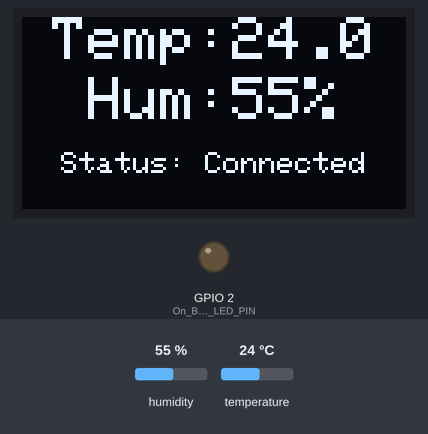
Simulated run of this sketch. Board: ESP32. On the bench: 128×64 one-colour display, output pins drawn as LEDs (lit = HIGH). The test bench sets the inputs (shaded band); at power-on: humidity 55 %, temperature 24 °C. WiFi joins after 1.5 s; servers stay silent unless stated; the display library's start-up logo is not drawn; uploads are accepted with an empty reply; what the sketch prints to the serial monitor is not drawn.

Above: at 10.2 s.
10.3 s: humidity set to 22 %
At 23.2 s:
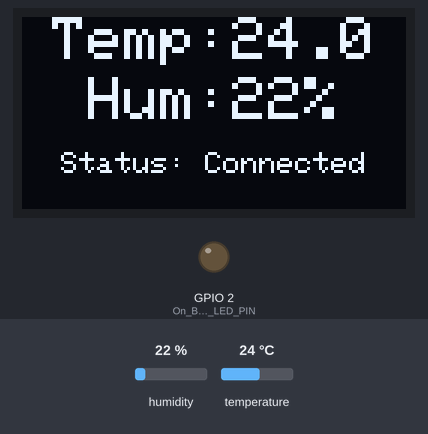
23.6 s: temperature set to 12 °C
At 35.3 s:
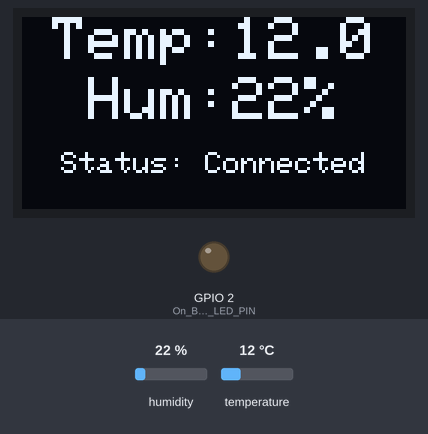
35.6 s: humidity set to 40 %
At 47.5 s:
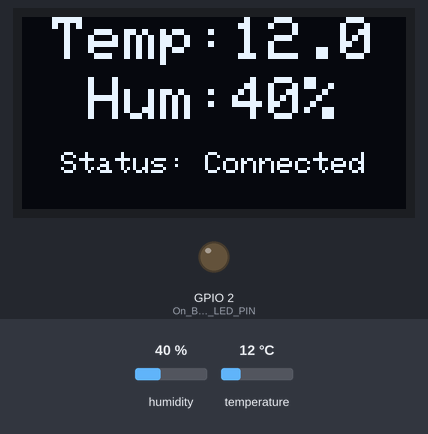
47.8 s: temperature set to 19 °C
At 59.8 s:
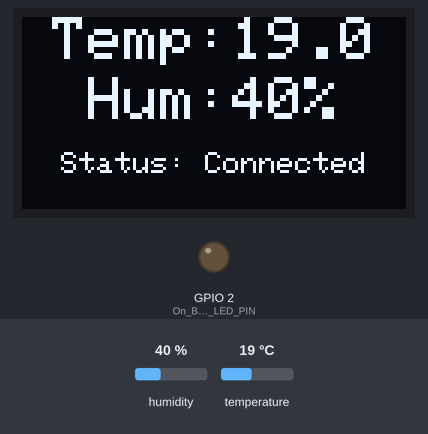
Timing chart, 0 to 61.1 s (numbered marks = the images above; inputs shaded):
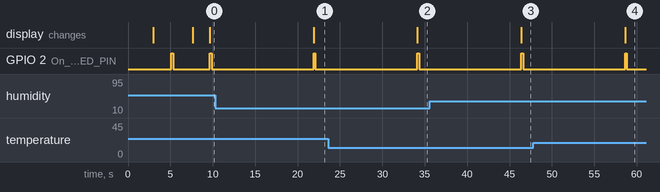

The sketch:

ESP32Script.ino
```cpp
#include "WiFi.h"
#include <HTTPClient.h>
#include "DHT.h"
#include <Adafruit_GFX.h>
#include <Adafruit_SSD1306.h>

// Defining LED PINs on the ESP32 Board.
#define On_Board_LED_PIN  2

// Defines the DHT22 PIN and DHT sensor type.
#define DHTPIN  5
#define DHTTYPE DHT22

// OLED display parameters
#define SCREEN_WIDTH 128 // OLED display width, in pixels
#define SCREEN_HEIGHT 64 // OLED display height, in pixels
#define OLED_RESET     -1 // Reset pin # (or -1 if sharing Arduino reset pin)
Adafruit_SSD1306 display(SCREEN_WIDTH, SCREEN_HEIGHT, &Wire, OLED_RESET);

// WiFi credentials
const char* ssid = "DB03IDialog1-24BA";  //--> Your wifi name
const char* password = "32071749"; //--> Your wifi password
const char* Room_No = "Store 2";

int Check = 1;
int logo = 1;

const unsigned char myBitmap[] PROGMEM = {
	0xff, 0xff, 0xff, 0xff, 0xff, 0xff, 0xff, 0xff, 0xff, 0xff, 0xff, 0xff, 0xff, 0xff, 0xff, 0xff,
	0xff, 0xff, 0xff, 0xff, 0xff, 0xff, 0xff, 0xff, 0xff, 0xff, 0xff, 0xff, 0xff, 0xff, 0xff, 0xff,
	0xff, 0xff, 0xff, 0xff, 0xff, 0xff, 0xff, 0xff, 0xff, 0xff, 0xff, 0xff, 0xff, 0xff, 0xff, 0xff,
	0xff, 0xff, 0xff, 0xff, 0xff, 0xff, 0xff, 0xff, 0xff, 0xff, 0xff, 0xff, 0xf9, 0xff, 0xff, 0xff,
	0xff, 0xff, 0xff, 0xff, 0xff, 0xff, 0xff, 0xff, 0xff, 0xff, 0xff, 0xff, 0xf7, 0xff, 0xff, 0xff,
	0xff, 0xff, 0xff, 0xff, 0xff, 0xff, 0xff, 0xff, 0xff, 0xff, 0xff, 0xff, 0xd3, 0xff, 0xff, 0xff,
	0xff, 0xff, 0xff, 0xff, 0xff, 0xff, 0xff, 0xff, 0xff, 0xff, 0xff, 0xff, 0xe3, 0xff, 0xff, 0xff,
	0xff, 0xff, 0xff, 0xff, 0xff, 0xff, 0xff, 0xff, 0xff, 0xff, 0xff, 0xff, 0xc7, 0xff, 0xff, 0xff,
	0xff, 0xff, 0xff, 0xff, 0xff, 0xff, 0xff, 0xff, 0xff, 0xff, 0xff, 0xff, 0x87, 0xff, 0xff, 0xff,
	0xff, 0xff, 0xff, 0xff, 0xff, 0xff, 0xff, 0xff, 0xff, 0xff, 0xff, 0xff, 0x0f, 0xff, 0xff, 0xff,
	0xff, 0xff, 0xff, 0xff, 0xff, 0xff, 0xff, 0xff, 0xff, 0xff, 0xff, 0xfc, 0x1f, 0xff, 0xff, 0xff,
	0xff, 0xff, 0xff, 0xff, 0xff, 0xff, 0xff, 0xff, 0xff, 0xff, 0xff, 0xe0, 0x3f, 0xff, 0xff, 0xff,
	0xff, 0xff, 0xff, 0xff, 0xff, 0xff, 0xff, 0xff, 0xff, 0xff, 0xfc, 0x01, 0xff, 0xff, 0xff, 0xff,
	0xff, 0xff, 0xff, 0xff, 0xff, 0xff, 0xff, 0xff, 0xff, 0xff, 0xc0, 0x07, 0xff, 0xff, 0xff, 0xff,
	0xff, 0xff, 0xff, 0xff, 0xff, 0xff, 0xff, 0xff, 0xff, 0xe4, 0x00, 0x1f, 0xff, 0xff, 0xff, 0xff,
	0xff, 0xff, 0xff, 0xff, 0xff, 0xff, 0xff, 0xff, 0xfe, 0x30, 0x00, 0x7f, 0xff, 0xff, 0xff, 0xff,
	0xff, 0xff, 0xff, 0xff, 0xff, 0xff, 0xff, 0xff, 0xf0, 0x40, 0x01, 0xff, 0xff, 0xff, 0xff, 0xff,
	0xff, 0xff, 0xff, 0xff, 0xff, 0xff, 0xff, 0xff, 0xc1, 0x80, 0x03, 0x7f, 0xff, 0xff, 0xff, 0xff,
	0xff, 0xff, 0xff, 0xff, 0xff, 0xff, 0xff, 0xff, 0x03, 0x00, 0x06, 0x7f, 0xff, 0xff, 0xff, 0xff,
	0xff, 0xff, 0xff, 0xff, 0xff, 0xff, 0xff, 0xfe, 0x06, 0x00, 0x06, 0x7f, 0xff, 0xff, 0xff, 0xff,
	0xff, 0xff, 0xff, 0xff, 0xff, 0xff, 0xff, 0xfc, 0x0c, 0x00, 0x0c, 0x7f, 0xff, 0xff, 0xff, 0xff,
	0xff, 0xff, 0xff, 0xff, 0xff, 0xff, 0xff, 0xf0, 0x18, 0x00, 0x1c, 0x7f, 0xff, 0xff, 0xff, 0xff,
	0xff, 0xff, 0xff, 0xff, 0xff, 0xff, 0xff, 0xe0, 0x30, 0x00, 0x18, 0x7f, 0xff, 0xff, 0xff, 0xff,
	0xff, 0xff, 0xff, 0xff, 0xff, 0xff, 0xff, 0xc0, 0x70, 0x00, 0x38, 0x7f, 0xff, 0xff, 0xff, 0xff,
	0xff, 0xff, 0xff, 0xff, 0xff, 0xff, 0xff, 0x80, 0xe0, 0x00, 0x30, 0x7f, 0xff, 0xff, 0xff, 0xff,
	0xff, 0xff, 0xff, 0xff, 0xff, 0xff, 0xff, 0x01, 0xc0, 0x00, 0x70, 0x7f, 0xff, 0xff, 0xff, 0xff,
	0xff, 0xff, 0xff, 0xff, 0xff, 0xff, 0xfc, 0x03, 0x80, 0x00, 0xe0, 0xff, 0xff, 0xff, 0xff, 0xff,
	0xff, 0xff, 0xff, 0xff, 0xff, 0xff, 0xf8, 0x0e, 0x00, 0x01, 0xc0, 0xff, 0xff, 0xff, 0xff, 0xff,
	0xff, 0xff, 0xff, 0xff, 0xff, 0xff, 0xe0, 0x3c, 0x00, 0x07, 0x81, 0xff, 0xff, 0xff, 0xff, 0xff,
	0xff, 0xff, 0xff, 0xff, 0xff, 0xff, 0x81, 0xf0, 0x00, 0x0f, 0x03, 0xff, 0xff, 0xff, 0xff, 0xff,
	0xff, 0xff, 0xff, 0xff, 0xff, 0xfc, 0x07, 0xc0, 0x00, 0x3c, 0x07, 0xff, 0xff, 0xff, 0xff, 0xff,
	0xff, 0xff, 0xff, 0xff, 0xff, 0xe0, 0x7f, 0x00, 0x01, 0xf0, 0x1f, 0xff, 0xff, 0xff, 0xff, 0xff,
	0xff, 0xff, 0xff, 0xff, 0xfe, 0x0f, 0xf8, 0x00, 0x07, 0xc0, 0x7f, 0xff, 0xff, 0xff, 0xff, 0xff,
	0xff, 0xff, 0xff, 0xff, 0xff, 0xff, 0xe0, 0x00, 0x7f, 0x03, 0xff, 0xff, 0xff, 0xff, 0xff, 0xff,
	0xff, 0xff, 0xff, 0xff, 0xff, 0xff, 0x00, 0x03, 0xf8, 0xff, 0xff, 0xff, 0xff, 0xff, 0xff, 0xff,
	0xff, 0xff, 0xff, 0xff, 0xff, 0xf0, 0x00, 0x3f, 0xff, 0xff, 0xff, 0xff, 0xff, 0xff, 0xff, 0xff,
	0xff, 0xff, 0xff, 0xff, 0xff, 0x00, 0x0f, 0xff, 0xff, 0xff, 0xff, 0xff, 0xff, 0xff, 0xff, 0xff,
	0xff, 0xff, 0xff, 0xff, 0xc0, 0x03, 0xff, 0xff, 0xff, 0xff, 0xff, 0xff, 0xff, 0xff, 0xff, 0xff,
	0xff, 0xff, 0xff, 0x80, 0x7f, 0xff, 0xff, 0xff, 0xff, 0xff, 0xff, 0xff, 0xff, 0xff, 0xff, 0xff,
	0xff, 0xff, 0xff, 0xff, 0xff, 0xff, 0xff, 0xff, 0xff, 0xff, 0xff, 0xff, 0xff, 0xff, 0xff, 0xff,
	0xff, 0xfc, 0x03, 0xff, 0xe3, 0x8f, 0xff, 0xff, 0xff, 0xfc, 0xff, 0xff, 0xff, 0xff, 0xff, 0xff,
	0xff, 0xf1, 0xff, 0xff, 0xf3, 0x8f, 0xff, 0xff, 0xff, 0xfc, 0xff, 0xff, 0xff, 0xff, 0xff, 0xff,
	0xff, 0xf3, 0xff, 0xff, 0xff, 0x8f, 0xff, 0xff, 0xff, 0xfc, 0xff, 0xff, 0xff, 0xff, 0xff, 0xff,
	0xff, 0xf1, 0xff, 0xe0, 0xf3, 0x8f, 0xcf, 0x1c, 0x60, 0x3c, 0xf9, 0xf3, 0x87, 0x10, 0x0f, 0xff,
	0xff, 0xf8, 0x7f, 0xe3, 0xf3, 0x8f, 0xff, 0x8e, 0x1f, 0x9c, 0xe7, 0xff, 0xe3, 0x0f, 0xc7, 0xff,
	0xff, 0xff, 0x07, 0xe3, 0xf3, 0x8f, 0xff, 0x8e, 0x7f, 0x9c, 0x8f, 0xff, 0xe3, 0x1f, 0xe7, 0xff,
	0xff, 0xff, 0xc1, 0xe7, 0xf3, 0x8f, 0xf8, 0x0c, 0x7f, 0x9c, 0x1f, 0xfe, 0x03, 0x1f, 0xe7, 0xff,
	0xff, 0xff, 0xf0, 0xe7, 0xe3, 0x9f, 0x87, 0x8c, 0xff, 0x98, 0x8f, 0xe3, 0xe7, 0x3f, 0xe7, 0xff,
	0xff, 0xff, 0xf8, 0xc7, 0xe3, 0x9f, 0x3f, 0x9c, 0xff, 0x98, 0xc7, 0xcf, 0xe7, 0x3f, 0xc7, 0xff,
	0xff, 0xef, 0xf8, 0xc7, 0xe3, 0x9f, 0x3f, 0x9c, 0xff, 0x98, 0xe3, 0x8f, 0xe7, 0x3f, 0xc7, 0xff,
	0xff, 0xf1, 0xc3, 0xc7, 0xe3, 0x80, 0x9d, 0x9c, 0xff, 0x98, 0xf9, 0xc7, 0x67, 0x3f, 0xc7, 0xff,
	0xff, 0xfc, 0x0f, 0xe7, 0xf3, 0xff, 0x0f, 0xdc, 0xff, 0xdc, 0xfc, 0xe1, 0xe7, 0x3f, 0xe7, 0xff,
	0xff, 0xff, 0xff, 0xff, 0xff, 0xff, 0xff, 0xff, 0xff, 0xff, 0xff, 0xff, 0xff, 0xff, 0xff, 0xff,
	0xff, 0xff, 0xff, 0xff, 0xff, 0xff, 0xee, 0xfe, 0xff, 0xff, 0xff, 0xff, 0xff, 0xff, 0xff, 0xff,
	0xff, 0xff, 0xff, 0xff, 0xff, 0xff, 0xe7, 0xeb, 0xa7, 0x9b, 0xff, 0xff, 0xff, 0xff, 0xff, 0xff,
	0xff, 0xff, 0xff, 0xff, 0xff, 0xff, 0xd6, 0xba, 0xba, 0xd7, 0xff, 0xff, 0xff, 0xff, 0xff, 0xff,
	0xff, 0xff, 0xff, 0xff, 0xff, 0xff, 0xba, 0xba, 0xba, 0x7c, 0xff, 0xff, 0xff, 0xff, 0xff, 0xff,
	0xff, 0xff, 0xff, 0xff, 0xff, 0xff, 0xfa, 0xbe, 0xbb, 0x7f, 0xff, 0xff, 0xff, 0xff, 0xff, 0xff,
	0xff, 0xff, 0xff, 0xff, 0xff, 0xff, 0xff, 0xff, 0xff, 0xff, 0xff, 0xff, 0xff, 0xff, 0xff, 0xff,
	0xff, 0xff, 0xff, 0xff, 0xff, 0xff, 0xff, 0xff, 0xff, 0xff, 0xff, 0xff, 0xff, 0xff, 0xff, 0xff,
	0xff, 0xff, 0xff, 0xff, 0xff, 0xff, 0xff, 0xff, 0xff, 0xff, 0xff, 0xff, 0xff, 0xff, 0xff, 0xff,
	0xff, 0xff, 0xff, 0xff, 0xff, 0xff, 0xff, 0xff, 0xff, 0xff, 0xff, 0xff, 0xff, 0xff, 0xff, 0xff,
	0xff, 0xff, 0xff, 0xff, 0xff, 0xff, 0xff, 0xff, 0xff, 0xff, 0xff, 0xff, 0xff, 0xff, 0xff, 0xff,
	0xff, 0xff, 0xff, 0xff, 0xff, 0xff, 0xff, 0xff, 0xff, 0xff, 0xff, 0xff, 0xff, 0xff, 0xff, 0xff
};

// Google Sheets script URL
String Web_App_URL = "https://script.google.com/macros/s/AKfycbwCvf5gUXhVz8xE-kkOVkyb6XBuO2Pt0bVk_uJGl78rnIU2OG5FSG57p1vT-6oMBMHEOQ/exec";
//"https://script.google.com/macros/s/AKfycbyB4HMbIVOidgWYHE0Wo1qe3x7-KamI6EMPdX8U_6skZoLohYrui-kEfwXMvzSwWvsXYQ/exec";
//https://script.google.com/macros/s/AKfycbwCvf5gUXhVz8xE-kkOVkyb6XBuO2Pt0bVk_uJGl78rnIU2OG5FSG57p1vT-6oMBMHEOQ/exec

String Status_Read_Sensor = "";
String Network_Status = "Connecting..."; // Default status
float Temp;
int Humd;

int ttl = 0;

// Initialize DHT as dht22
DHT dht22(DHTPIN, DHTTYPE);

// Function to center-align text on the OLED display
void displayCenteredText(const char* text, int y) {
  int16_t x1, y1;
  uint16_t width, height;
  display.getTextBounds(text, 0, y, &x1, &y1, &width, &height);
  int16_t x = (SCREEN_WIDTH - width) / 2;
  display.setCursor(x, y);
  display.print(text);
}

// Subroutine for getting temperature and humidity data from the DHT22 sensor
void Getting_DHT22_Sensor_Data() {
  Humd = dht22.readHumidity();
  Temp = dht22.readTemperature();

  if (isnan(Humd) || isnan(Temp)) {
    Serial.println(F("Failed to read from DHT sensor!"));
    Status_Read_Sensor = "Failed";
    Temp = 0.00;
    Humd = 0;
  } else {
    Status_Read_Sensor = "Success";
  }
}

// Function to update the OLED display
void updateDisplay() {
  // Update OLED display
  if(logo = 1){
    display.clearDisplay();
    display.drawBitmap(0, 0, myBitmap, SCREEN_WIDTH, SCREEN_HEIGHT, WHITE);
    delay(2000);
    logo = 0;
  }

  display.clearDisplay();
  // Display temperature and humidity centered
  display.setTextSize(2);
  display.setTextColor(SSD1306_WHITE);
  char tempStr[10];
  snprintf(tempStr, sizeof(tempStr), "Temp:%.2fC", Temp);
  displayCenteredText(tempStr, 0);

  char humdStr[16];
  snprintf(humdStr, sizeof(humdStr), "Hum:%d%%", Humd);
  displayCenteredText(humdStr, 20);

  // Display network status centered on the third line
  display.setTextSize(1);
  char statusStr[32];
  snprintf(statusStr, sizeof(statusStr), "Status: %s", Network_Status.c_str());
  displayCenteredText(statusStr, 45);

  display.display();
}

// Function to connect to WiFi
void connectToWiFi() {
  Serial.print("Connecting to ");
  Serial.println(ssid);
  WiFi.begin(ssid, password);

  int connecting_process_timed_out = 20; //--> 20 = 20 seconds.
  connecting_process_timed_out = connecting_process_timed_out * 2;
  while (WiFi.status() != WL_CONNECTED) {
    Serial.print(".");
    digitalWrite(On_Board_LED_PIN, HIGH);
    delay(250);
    digitalWrite(On_Board_LED_PIN, LOW);
    delay(250);

    // Update display while trying to connect
    Network_Status = "Connecting...";
    updateDisplay();

    if (connecting_process_timed_out > 0) connecting_process_timed_out--;
    if (connecting_process_timed_out == 0) {
      delay(1000);
      ssid = "SIJ";  //--> Your wifi name
      password = "yenuk1234"; //--> Your wifi password
      Check = Check + 1;
      WiFi.begin(ssid, password);
      connecting_process_timed_out = 40; // Reset the timeout for the new credentials
    }
    if (Check > 20) {
      Network_Status = "Network Failed"; // Update network status
      Serial.println("Network connection failed.");
      return; // Exit the function if unable to connect
    }
  }

  Network_Status = "Connected"; // Update network status
  Serial.println();
  Serial.println("WiFi connected");
  Serial.println("------------");
}

void setup() {
  Serial.begin(115200);
  Serial.println();
  delay(1000);

  pinMode(On_Board_LED_PIN, OUTPUT);

  Serial.println("-------------");
  Serial.println("WIFI mode : STA");
  WiFi.mode(WIFI_STA);
  Serial.println("-------------");

  // Start DHT22
  Serial.println();
  Serial.println("DHT22 Begin");
  Serial.println();
  dht22.begin();
  delay(2000);

  // Initialize OLED display with I2C address 0x3C
  if (!display.begin(SSD1306_SWITCHCAPVCC, 0x3C)) {
    Serial.println(F("SSD1306 allocation failed"));
    for (;;); // Don't proceed, loop forever
  }
  display.display();
  delay(2000); // Pause for 2 seconds
  display.clearDisplay();
  display.display();

  // Connect to WiFi
  connectToWiFi();
}

void loop() {
  // Getting DHT22 sensor data
  Getting_DHT22_Sensor_Data();

  // Update the display with the latest readings and status
  updateDisplay();

  // Send data to Google Sheets if WiFi is connected
  if (WiFi.status() == WL_CONNECTED) {
    digitalWrite(On_Board_LED_PIN, HIGH);

    // Create a URL for sending data to Google Sheets
    String Send_Data_URL = Web_App_URL + "?sts=write";
    Send_Data_URL += "&srs=" + Status_Read_Sensor;
    Send_Data_URL += "&temp=" + String(Temp, 2);  // Ensure 2 decimal points
    Send_Data_URL += "&humd=" + String(Humd);
    Send_Data_URL += "&swtc1=" + String(Room_No);
    Send_Data_URL += "&swtc2=";

    // Replace spaces with %20 for URL encoding
    Send_Data_URL.replace(" ", "%20");

    // Print the URL to check its correctness
    Serial.println("-------------");
    Serial.println("Send data to Google Spreadsheet...");
    Serial.print("URL : ");
    Serial.println(Send_Data_URL);

    // Send data to Google Sheets
    HTTPClient http;
    http.begin(Send_Data_URL);
    http.setFollowRedirects(HTTPC_STRICT_FOLLOW_REDIRECTS);
    int httpCode = http.GET();
    Serial.print("HTTP Status Code : ");
    Serial.println(httpCode);

    if (httpCode > 0) {
      String payload = http.getString();
      Serial.println("Payload : " + payload);
    }

    http.end();

    digitalWrite(On_Board_LED_PIN, LOW);
    Serial.println("-------------");
  } else {
    Network_Status = "Network Failed"; // Update network status when not connected
  }

  delay(10000);
  if (ttl > 20) {
    ttl = 0;
    ESP.restart();
  } else {
    ttl = ttl + 1;
  }
  Serial.println(ttl);
}
```

Measured:
- after the input at 10.3 s, the display: changes after 11.6 s (image 1)
- after the input at 23.6 s, the display: changes after 10.5 s (image 2)
- after the input at 35.6 s, the display: changes after 10.8 s (image 3)
- after the input at 47.8 s, the display: changes after 10.8 s (image 4)
